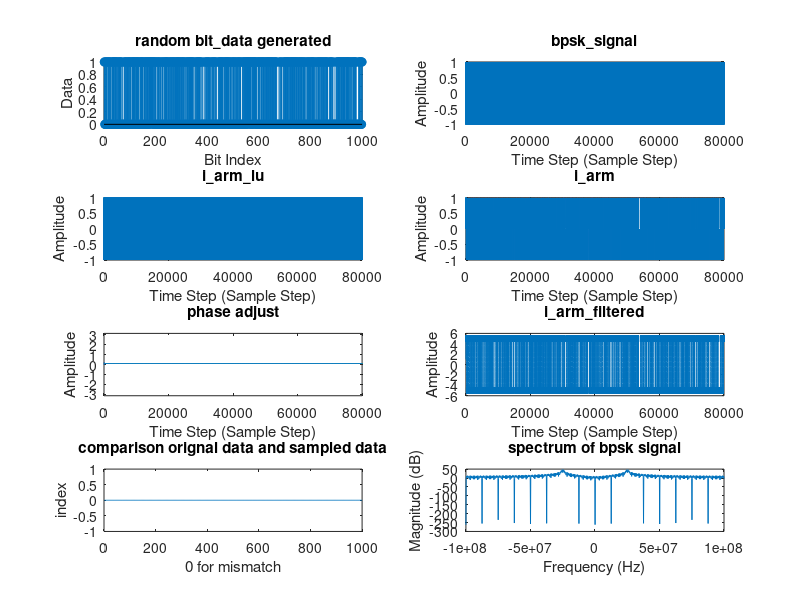

Write MATLAB code to recreate this figure.
% Written by Anderson Hsieh, 2025/01/01
% based off https://www.mathworks.com/matlabcentral/fileexchange/32956-costas-loop
% with modifications
% TODO : look into lpf integrator depth and the phase adjustment step

% ------------------------------------------------------------------------
% --------------------------Input Parameters------------------------------
% ------------------------------------------------------------------------
symbol_rate = 2500000;                      % symbol rate (symbol/second)
bits_per_symbol = 1;                        % bits/symbol, 1 for bpsk
bit_rate = bits_per_symbol*symbol_rate;     % bits per second
fs = 200000000;                             % sampling frequency
fc = 25000000;                              % carrier frequency
sps = fs / bit_rate;                        % samples per symbol
tx_phase_offset = 2*pi*rand;
%tx_phase_offset = 1.6137;                 % phase offset for testing
lpf_taps = 10;                              % depth of our integrator LPF

t = 0:(sps*1000-1);             % time vector, we want time to start at 0. 
                                % Each element of the vector is a time step, 
                                % not 1 second. if you really want to think 
                                % of it in terms of seconds, each time step
                                % would be 1/fs seconds.
                                % 1000 bits regardless of any other params

% ------------------------------------------------------------------------
% --------------------------Modulation------------------------------------
% ------------------------------------------------------------------------
% generate random data
bit_data = randi([0, 1], 1, length(t)/sps);
%bit_data = repmat([0 0], 1, 500);

% map data to constellation 
mapped_data = repelem((2*bit_data-1), sps);  

% carrier signal with phase offset     
carrier = cos(2*pi*fc*t/fs + tx_phase_offset);            

% modulate the signal
bpsk_signal = mapped_data.*carrier;

% ------------------------------------------------------------------------
% --------------------------Demodulation----------------------------------
% ------------------------------------------------------------------------
N = length(bpsk_signal);  
phi = zeros(1,N);            % Phase vector of NCO ouptut
i_arm = zeros(1,N); 
q_arm = zeros(1,N);
i_arm_lu = zeros(1,N);
q_arm_lu = zeros(1,N);
i_arm_filtered = zeros(1,N);
q_arm_filtered = zeros(1,N);
integral_error = zeros(1,N);
phase_error = zeros(1,N);

% PI Filter Parameters
Kp = 0.001;   % Proportional gain
Ki = 0.0001; % Integral gain

for i = 1:N
    if i>1
       % Phase error calculation
       phase_error(i-1) = q_arm_filtered(i-1) * i_arm_filtered(i-1);
       
       % PI control
       control_signal = Kp * phase_error(i-1) + Ki * integral_error(i-1);
       integral_error(i) = integral_error(i-1) + phase_error(i-1);

       % Update NCO phase
       phi(i) = phi(i-1) - control_signal;
    end
    i_arm_lu(i) = cos(2*pi*fc*t(i)/fs  + phi(i));
    q_arm_lu(i) = sin(2*pi*fc*t(i)/fs  + phi(i));
    i_arm(i) = bpsk_signal(i) * i_arm_lu(i);
    q_arm(i) = bpsk_signal(i) * q_arm_lu(i);

% -----------------------INTEGRATOR (used as LPF)-------------------------
    % summing previous 10 (Tc/Ts) values        
    for j = i-(lpf_taps-1):i
        if (j < 1)
            continue
        end
        i_arm_filtered(i) = i_arm_filtered(i) + i_arm(j);
        q_arm_filtered(i) = q_arm_filtered(i) + q_arm(j);
    end
%-------------------------------------------------------------------------  
end

% ------------------------------------------------------------------------
% ---------------------Resample Demodulated data--------------------------
% ------------------------------------------------------------------------
sample_offset = 39;
i = 1 + sample_offset;
index_counter = 1;
sampled_data = zeros(1,length(bit_data));
while (i < length(i_arm_filtered))
    % reverse the polarity when sampling
    % -1 -> 1
    %  1 -> 0
    sampled_data(index_counter) = (1-sign(i_arm_filtered(i)))/2;
    index_counter = index_counter + 1;
    i = i + sps;
end

% ------------------------------------------------------------------------
% -----------------------------Ploting------------------------------------
% ------------------------------------------------------------------------
subplot(4, 2, 1);
stem(bit_data, 'filled');
title('random bit\_data generated');
xlabel('Bit Index');
ylabel('Data');

%subplot(4, 2, 2);
%stem(mapped_data, 'filled');
%title('mapped\_data');
%xlabel('Time Step (Sample Step)');
%ylabel('Amplitude');

subplot(4, 2, 2);
plot(t,bpsk_signal);
title('bpsk\_signal');
xlabel('Time Step (Sample Step)');
ylabel('Amplitude');

subplot(4, 2, 3);
plot(t,i_arm_lu);
title('i\_arm\_lu');
xlabel('Time Step (Sample Step)');
ylabel('Amplitude');

subplot(4, 2, 4);
plot(t,i_arm);
title('i\_arm');
xlabel('Time Step (Sample Step)');
ylabel('Amplitude');


subplot(4, 2, 5);
plot(t,phi);
ylim([-pi pi]);
title('phase adjust');
xlabel('Time Step (Sample Step)');
ylabel('Amplitude');

%subplot(4, 2, 5);
%plot(t,q_arm_filtered);
%title('q\_arm\_filtered');
%xlabel('Time Step (Sample Step)');
%ylabel('Amplitude');

subplot(4, 2, 6);
plot(t,i_arm_filtered);
title('i\_arm\_filtered');
xlabel('Time Step (Sample Step)');
ylabel('Amplitude');

%subplot(4, 2, 6);
%stem(sampled_data, 'filled');
%title('sampled data after demodulation');
%xlabel('Bit Index');
%ylabel('Data');

% compare sampled data with original data
comparison_result = zeros(1,length(bit_data));
for i = 1:length(bit_data)
    % 0 for mismatch
    comparison_result(i) = bit_data(i) == sampled_data(i);
end

subplot(4, 2, 7);
plot(comparison_result);
title('comparison orignal data and sampled data');
xlabel('0 for mismatch');
ylabel('index');

nfft = 1024; % FFT size
frequencies = linspace(-fs/2, fs/2, nfft);
rf_spectrum = fftshift(abs(fft(bpsk_signal, nfft)));
subplot(4, 2, 8);
plot(frequencies, 20*log10(rf_spectrum));
title('spectrum of bpsk signal');
xlabel('Frequency (Hz)');
ylabel('Magnitude (dB)');

disp(['carrier phase offset at trasmitter side : ',...
    num2str(tx_phase_offset), ' rad/s']);
phase = phi(end);
disp(['final phase adjustment : ', num2str(phase), ' rad/s']);
disp(['number of data points: ', int2str(length(bit_data))]);
disp(['there are ', int2str(sum(comparison_result == 0)), ...
    ' mismatch between original data and sampled data, preamble not included in this simulation'])